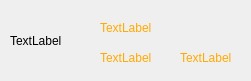
<?xml version="1.0" encoding="UTF-8"?>
<ui version="4.0">
 <class>PlayerInfo</class>
 <widget class="QWidget" name="PlayerInfo">
  <property name="geometry">
   <rect>
    <x>0</x>
    <y>0</y>
    <width>251</width>
    <height>81</height>
   </rect>
  </property>
  <property name="windowTitle">
   <string>Form</string>
  </property>
  <widget class="QLabel" name="label">
   <property name="geometry">
    <rect>
     <x>10</x>
     <y>10</y>
     <width>61</width>
     <height>61</height>
    </rect>
   </property>
   <property name="text">
    <string>TextLabel</string>
   </property>
  </widget>
  <widget class="QLabel" name="label_2">
   <property name="geometry">
    <rect>
     <x>100</x>
     <y>20</y>
     <width>121</width>
     <height>16</height>
    </rect>
   </property>
   <property name="styleSheet">
    <string notr="true">Color:rgb(255, 170, 0);
font: 9pt &quot;華康娃娃體(P)&quot;;</string>
   </property>
   <property name="text">
    <string>TextLabel</string>
   </property>
  </widget>
  <widget class="QLabel" name="label_3">
   <property name="geometry">
    <rect>
     <x>100</x>
     <y>50</y>
     <width>61</width>
     <height>16</height>
    </rect>
   </property>
   <property name="styleSheet">
    <string notr="true">Color:rgb(255, 170, 0);
font: 9pt &quot;華康娃娃體(P)&quot;;</string>
   </property>
   <property name="text">
    <string>TextLabel</string>
   </property>
  </widget>
  <widget class="QLabel" name="label_4">
   <property name="geometry">
    <rect>
     <x>180</x>
     <y>50</y>
     <width>61</width>
     <height>16</height>
    </rect>
   </property>
   <property name="styleSheet">
    <string notr="true">Color:rgb(255, 170, 0);
font: 9pt &quot;華康娃娃體(P)&quot;;</string>
   </property>
   <property name="text">
    <string>TextLabel</string>
   </property>
  </widget>
 </widget>
 <resources/>
 <connections/>
</ui>
